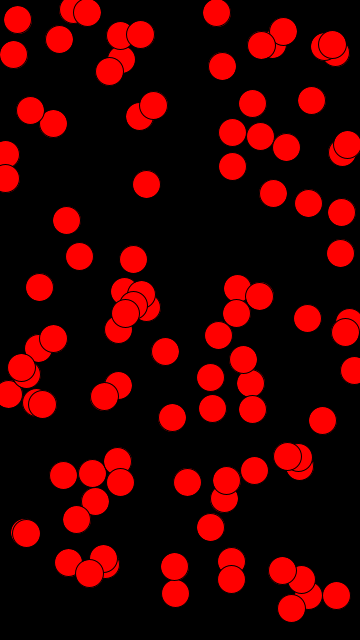
Frame 1 (no input)
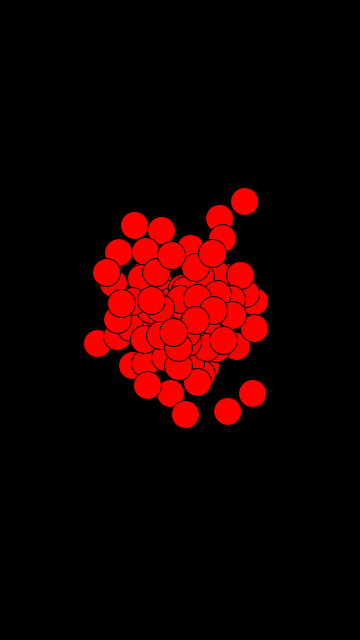
Frame 60 (the mouse pressed at the canvas centre just before this capture)
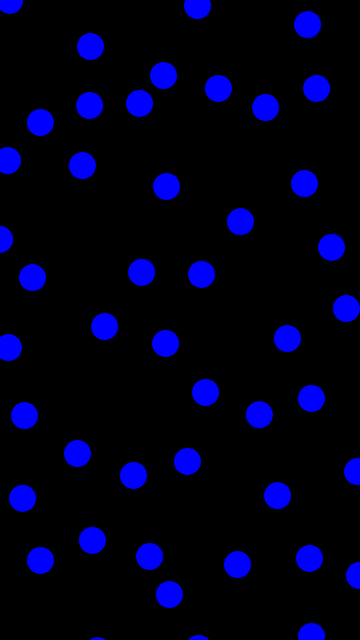
Frame 120 (the mouse held since frame 60 and released just before this capture)

The Processing sketch that drew these frames (run headless with seeded random() and noise(); from frame 60 on, the mouse is pressed at the canvas centre):

// Processing sketch: testParticulasTouch
// ── testParticulasTouch.pde
// The Nature of Code
// Daniel Shiffman
// http://natureofcode.com

// A list of vehicles
ArrayList<Vehicle> vehicles;

int touch = 1;  //Distancia entre partículas cuando no hay touch.
int touchPressed = 10;  //Distancia entre partículas cuando se presiona.
int timeTracker = 0;
float timeInterval = 4;  //Tiempo de recuperación después de presionar. 
int colorAttack = color(255, 0, 0);
int colorRelease = color(0, 0, 255);
int colorParticles = colorAttack; 

void setup() {
  //size(640,360);
  size(360, 640);
  // We are now making random vehicles and storing them in an ArrayList
  vehicles = new ArrayList<Vehicle>();
  for (int i = 0; i < 100; i++) {
    vehicles.add(new Vehicle(random(width), random(height)));
  }
  timeTracker = millis();
}

void draw() {
  background(0);

  for (Vehicle v : vehicles) {
    // Path following and separation are worked on in this function
    v.applyBehaviors(vehicles);
    // Call the generic run method (update, borders, display, etc.)
    v.update();
    v.display();
  }

  if (touch == touchPressed && millis() > timeTracker + timeInterval*1000) {
    timeTracker = millis();
    touch = 1;
    colorParticles = colorAttack;
  }

  // Instructions
  //fill(0);
  //text("Drag the mouse to generate new vehicles.",10,height-16);
  
  //fill(255, 50);
  //ellipse(width/2, height/2, width, width);
}


void mouseDragged() {
  //vehicles.add(new Vehicle(mouseX,mouseY));
  vehicles.add(new Vehicle(width/2, height/2));
}

void mousePressed() {
  touch = touchPressed;
  colorParticles = colorRelease;
}

// ── Vehicle.pde
// The Nature of Code
// Daniel Shiffman
// http://natureofcode.com

class Vehicle {

  // All the usual stuff
  PVector position;
  PVector velocity;
  PVector acceleration;
  float r;
  float maxforce;    // Maximum steering force
  float maxspeed;    // Maximum speed

    // Constructor initialize all values
  Vehicle(float x, float y) {
    position = new PVector(x, y);
    r = 28;  //Radio de cada partícula
    //maxspeed = 3;
    maxspeed = 6;
    maxforce = 0.2;
    acceleration = new PVector(0, 0);
    velocity = new PVector(0, 0);
  }

  void applyForce(PVector force) {
    // We could add mass here if we want A = F / M
    acceleration.add(force);
  }
  
  void applyBehaviors(ArrayList<Vehicle> vehicles) {
     PVector separateForce = separate(vehicles);
     //PVector seekForce = seek(new PVector(mouseX,mouseY));
     PVector seekForce = seek(new PVector(width/2, height/2));
     separateForce.mult(2);
     seekForce.mult(1);
     applyForce(separateForce);
     applyForce(seekForce); 
  }
  
    // A method that calculates a steering force towards a target
  // STEER = DESIRED MINUS VELOCITY
  PVector seek(PVector target) {
    PVector desired = PVector.sub(target,position);  // A vector pointing from the position to the target
    
    // Normalize desired and scale to maximum speed
    desired.normalize();
    desired.mult(maxspeed);
    // Steering = Desired minus velocity
    PVector steer = PVector.sub(desired,velocity);
    steer.limit(maxforce);  // Limit to maximum steering force
    
    return steer;
  }

  // Separation
  // Method checks for nearby vehicles and steers away
  PVector separate (ArrayList<Vehicle> vehicles) {
    //float desiredseparation = r*2;
    float desiredseparation = r*touch;
    PVector sum = new PVector();
    int count = 0;
    // For every boid in the system, check if it's too close
    for (Vehicle other : vehicles) {
      float d = PVector.dist(position, other.position);
      // If the distance is greater than 0 and less than an arbitrary amount (0 when you are yourself)
      if ((d > 0) && (d < desiredseparation)) {
        // Calculate vector pointing away from neighbor
        PVector diff = PVector.sub(position, other.position);
        diff.normalize();
        diff.div(d);        // Weight by distance
        sum.add(diff);
        count++;            // Keep track of how many
      }
    }
    // Average -- divide by how many
    if (count > 0) {
      sum.div(count);
      // Our desired vector is the average scaled to maximum speed
      sum.normalize();
      sum.mult(maxspeed);
      // Implement Reynolds: Steering = Desired - Velocity
      sum.sub(velocity);
      sum.limit(maxforce);
    }
    return sum;
  }


  // Method to update position
  void update() {
    // Update velocity
    velocity.add(acceleration);
    // Limit speed
    velocity.limit(maxspeed);
    position.add(velocity);
    // Reset accelertion to 0 each cycle
    acceleration.mult(0);
  }

  void display() {
    fill(colorParticles);
    stroke(0);
    pushMatrix();
    translate(position.x, position.y);
    ellipse(0, 0, r, r);
    popMatrix();
  }

}
